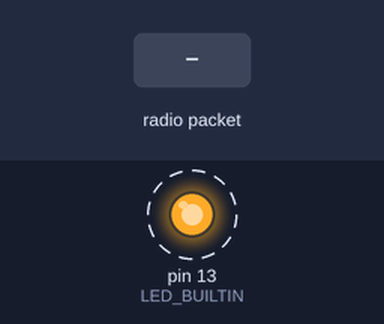
Bench run of a sketch on a simulated Arduino Uno, built with avr-gcc and run on an emulated ATmega328P. On the bench: output pins drawn as LEDs (lit = HIGH). Dashed ring = blinking. The inputs (shaded band) are chosen by the test bench. No radio packets arrive unless stated; what the sketch prints to the serial monitor is not drawn.

Above: at 2.8 s.
2.9 s: radio packet "1" arrives
Timing chart, 0 to 13.5 s (numbered marks = the images above; inputs shaded):
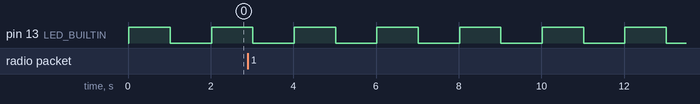

The sketch:

LoRaReceiver.ino
```cpp
#include <SPI.h>
#include <LoRa.h>

void setup() {
  Serial.begin(9600);
  pinMode(LED_BUILTIN, OUTPUT);

  while (!Serial);

  Serial.println("LoRa Receiver");
  LoRa.setPins(18, 14, 26);  //LoRa.setPins(CS, RESET, IRQ);

  if (!LoRa.begin(915E6)) {
    Serial.println("Starting LoRa failed!");
    while (1);
  }
}

void loop() {
  // try to parse packet
  int packetSize = LoRa.parsePacket();
  digitalWrite(LED_BUILTIN, HIGH);
  delay(1000);
  digitalWrite(LED_BUILTIN, LOW);
  delay(1000);

  if (packetSize) {
    // received a packet
    Serial.print("Received packet '");

    // read packet
    while (LoRa.available()) {
      Serial.print((char)LoRa.read());
    }

    // print RSSI of packet
    Serial.print("' with RSSI ");
    Serial.println(LoRa.packetRssi());
  }
}
```

Measured:
- by itself, pin 13 (LED_BUILTIN): alternates HIGH for 1.0 s and LOW for 1.0 s
